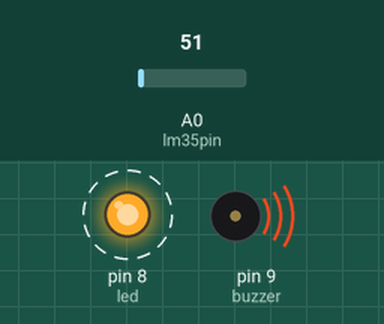
Recording of a sketch running on a simulated Arduino Uno, built with avr-gcc and run on an emulated ATmega328P. Shown: output pins drawn as LEDs (lit = HIGH), buzzer (waves = sounding, pin HIGH). Dashed ring = blinking. The test bench sets the inputs (shaded band); at power-on: A0 (lm35pin) = 51.

Above: at 0.05 s.
Timing chart, 0 to 3.0 s (numbered marks = the images above):
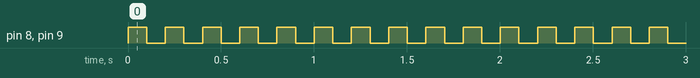

Measured:
- by itself, pin 8 (led), pin 9 (buzzer): alternates HIGH for 0.10 s and LOW for 0.10 s

The sketch:

Blink2.ino
```cpp
int lm35pin= A0;
int led=8;
#define buzzer 9

int zaman = 100;
int okunan_deger = 0;
float sicaklik_gerilim = 0;
float sicaklik=0;


void setup() {
 pinMode(led,OUTPUT);
 pinMode(buzzer,OUTPUT);
}

void loop() {
 okunan_deger = analogRead(lm35pin);
 sicaklik_gerilim=(5000.0 /1023.0) * okunan_deger;
 sicaklik = sicaklik_gerilim / 10.0;

 if(sicaklik >=-10)
 {
  digitalWrite(led,HIGH);
  digitalWrite(buzzer,HIGH);
  delay(zaman);
  digitalWrite(led,LOW);
  digitalWrite(buzzer,LOW);
  delay(zaman);
 }
}
```
